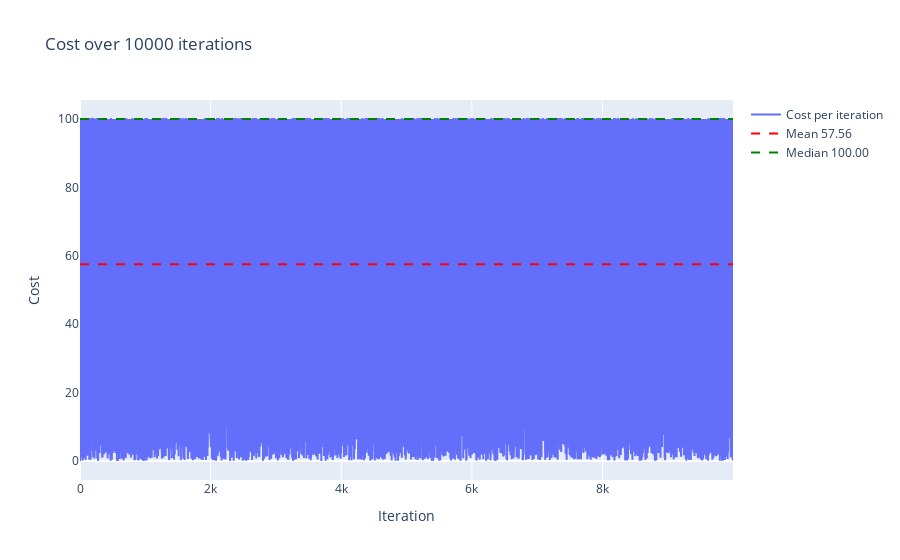
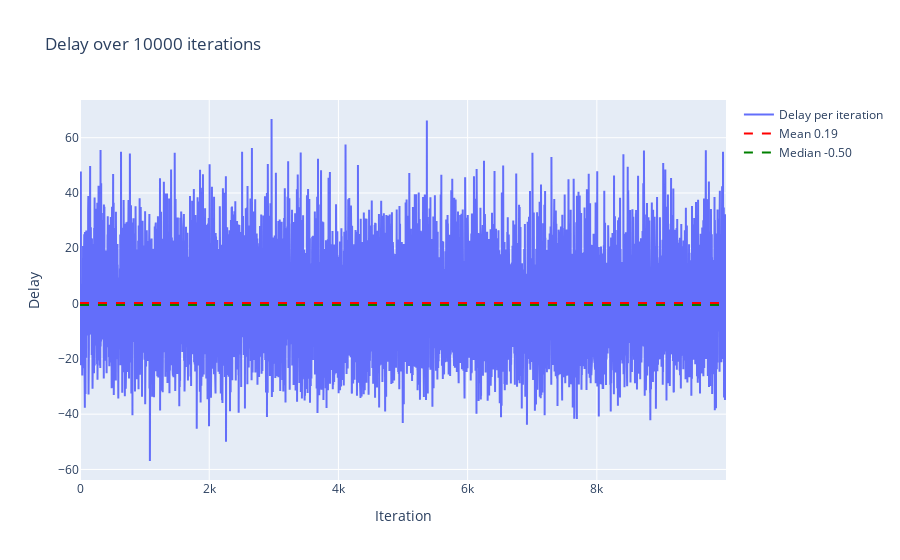

The cell these charts' notebook holds for them, in order:
### Code cell
gamma_shape = 4
gamma_scale = 2
N = 20
n = 5
late_penalty = 100
waiting_charge = 1
costs = []
delays = []
for _ in range(10000):
    intervals = np.random.gamma(shape=4, scale=2, size=N)
    first_n = intervals[:n]
    dic = {'N': [N], 'late_penality': [late_penalty], 'waiting_charge': [waiting_charge]}
    for i in range(1, n + 1):
        dic[f'a{i}'] = [first_n[i - 1]]
    predicted_time = model.predict(pd.DataFrame(dic))[0]
    actual_time = methods.cal_actual_time(N=N, n=n, intervals=intervals)
    cost = methods.cal_cost(late_fee=late_penalty, waiting_charge=waiting_charge, actual_time=actual_time, predicted_time=predicted_time)
    costs.append(cost)
    delays.append(actual_time - predicted_time)
methods.plot_plotly(data=costs, data_label='Cost')
methods.plot_plotly(data=delays, data_label='Delay')

### Figure 1 — Plotly figure (JSON) as saved in the notebook; plotly's stock layout.template omitted (floating-point values rounded to 4 significant figures; data arrays with more than 128 entries replaced by an {"elided": "..."} marker saying what was removed)
{"data": [{"mode": "lines", "name": "Cost per iteration", "type": "scatter", "y": {"elided": "10000 float values"}}, {"line": {"color": "red", "dash": "dash"}, "mode": "lines", "name": "Mean 57.56", "type": "scatter", "x": [0, 9999], "y": [57.56, 57.56]}, {"line": {"color": "green", "dash": "dash"}, "mode": "lines", "name": "Median 100.00", "type": "scatter", "x": [0, 9999], "y": [100, 100]}], "layout": {"title": {"text": "Cost over 10000 iterations"}, "xaxis": {"title": {"text": "Iteration"}}, "yaxis": {"title": {"text": "Cost"}}}}

### Figure 2 — Plotly figure (JSON) as saved in the notebook; plotly's stock layout.template omitted (floating-point values rounded to 4 significant figures; data arrays with more than 128 entries replaced by an {"elided": "..."} marker saying what was removed)
{"data": [{"mode": "lines", "name": "Delay per iteration", "type": "scatter", "y": {"elided": "10000 float values"}}, {"line": {"color": "red", "dash": "dash"}, "mode": "lines", "name": "Mean 0.19", "type": "scatter", "x": [0, 9999], "y": [0.1856, 0.1856]}, {"line": {"color": "green", "dash": "dash"}, "mode": "lines", "name": "Median -0.50", "type": "scatter", "x": [0, 9999], "y": [-0.4974, -0.4974]}], "layout": {"title": {"text": "Delay over 10000 iterations"}, "xaxis": {"title": {"text": "Iteration"}}, "yaxis": {"title": {"text": "Delay"}}}}
